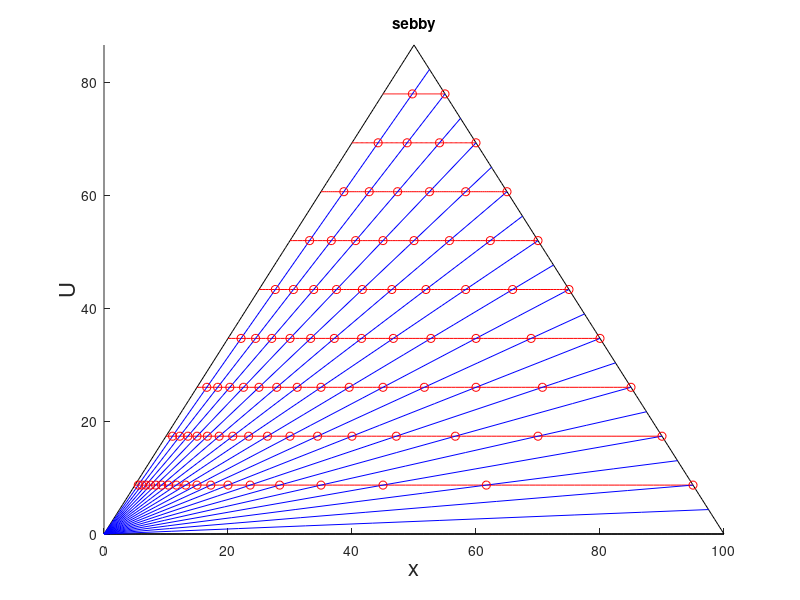

Recreate this plot in MATLAB.
close all
cos60 = 0.5;
sin60 = sqrt(3)/2;
tan60 = sqrt(3);

%Set up 3 lines of triangle
scale = 100;
x_h = linspace(0,scale);
h = zeros(size(x_h));
x_up = linspace(0,scale/2);
up= tan60*x_up;
top = tan60*x_up(end);
x_down=linspace(scale/2,scale);
down= 2*top-tan60*x_down;
triangle = [h, up, down];
x_triangle = [x_h, x_up, x_down];
figure 
hold on
plot(x_triangle,triangle,'k');

%draw horizontal lines (red)
div = 10;
div = scale/div;
i=div;
red_heights=[];

while(i<scale)
    start = i*cos60;
    finish = scale-start;
    new_x_h = linspace(start,finish,100);
    new_height = i*sin60;
    red_heights = [red_heights new_height];  %#ok<AGROW>
    new_h=new_height*ones(size(new_x_h));
    plot(new_x_h,new_h,'r');
    i=i+div;
end

%draw dilution lines
startpoints=zeros(2,19);
step=5;
i=step;
while(i<scale)
    index = i/5;
    startpoints(index,1)=scale - i*cos60;
    startpoints(index,2)=i*sin60;
    x_dilution = linspace(0,startpoints(index,1),10);
    plot(x_dilution,startpoints(index,2)/startpoints(index,1)*x_dilution,'b');
    i=i+step;
end

% calculate intersection points between the redheights and the
% dilutionlines
intersection_points = [];
for i = 1:size(startpoints)
    inv_slope = startpoints(i,1)/startpoints(i,2);
    sized = size(red_heights);
    entry = [i,0];
    intersection_points = [intersection_points; entry]; %#ok<AGROW>
    for j = 1:sized(2)
        x_val_on_line = red_heights(j)*inv_slope;
        if(x_val_on_line>startpoints(i,1))
            break %out of triangle
        else 
            entry = [x_val_on_line,red_heights(j)];
            intersection_points = [intersection_points; entry]; %#ok<AGROW>
            plot(x_val_on_line,red_heights(j),'ro');
        end
    end
end

%calculate positions of intersection based on triangle edge values, use
%inverted triangle to calculate the three values. declare empty array of
%size intersection points but 3 extra columns. from there algorithm to use
%first two values, and scale to calculate all other values
disp(' xcoor \\ ycoor \\ bottomside \\ leftside \\ rightside')
sized = size(intersection_points);
intersection_points = [intersection_points zeros(sized(1),3)];
intersection_points(:,3)=intersection_points(:,1); %copy col 1 to col 3
for i=1:sized(1)
    if(intersection_points(i,2)==0) %indicator for not a point
        continue
    else
        x = intersection_points(i,1);
        y = intersection_points(i,2);
        %left side
        xl = (x+y/tan60)*0.5;
        yl = xl*tan60;
        intersection_points(i,4) = scale - sqrt(xl^2+yl^2);
        %right side
        xr = (x+(2*top-y)/tan60)/2;
        xr = scale - xr;
        yr = xr*tan60;
        intersection_points(i,5) = sqrt(xr^2+yr^2);
    end
end
disp(intersection_points)
disp(' xcoor \\ ycoor \\ bottomside \\ leftside \\ rightside')

%Plot fanciness
xlim([0 scale]);
ylim([0 top]);
title('sebby');
xlabel('x','fontsize',16); 
ylabel('U','fontsize',16);